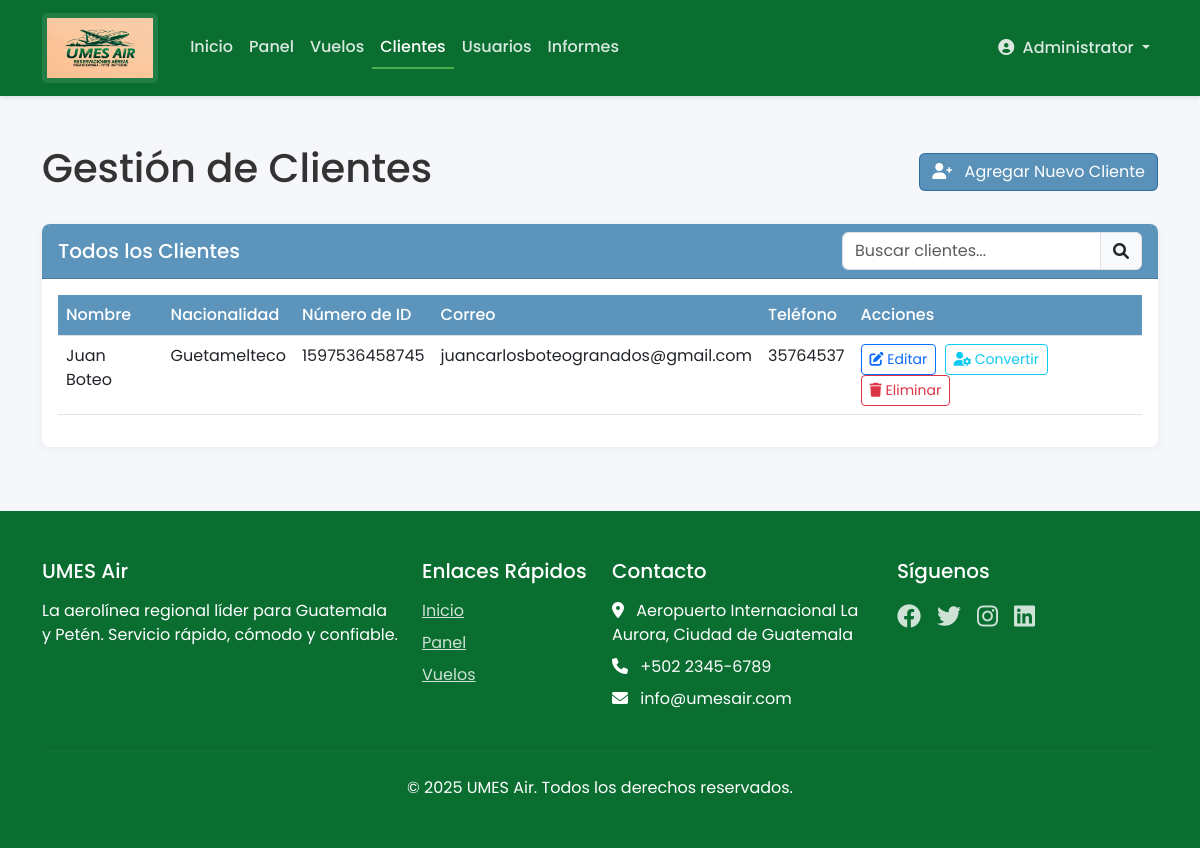
Page /customers (signed in) on the committed database.
### tables this page shows
CREATE TABLE customers (
    id TEXT PRIMARY KEY,
    first_name TEXT NOT NULL,
    last_name TEXT NOT NULL,
    nationality TEXT NOT NULL,
    date_of_birth TEXT NOT NULL,
    gender TEXT NOT NULL CHECK (gender IN ('M', 'F', 'Other')),
    id_number TEXT UNIQUE NOT NULL,  -- Passport or DPI
    email TEXT UNIQUE NOT NULL,
    phone TEXT NOT NULL,
    emergency_contact TEXT NOT NULL
);

### app.py (the view)
@app.route('/customers')
@login_required
@role_required(['admin', 'agent'])
def list_customers():
    conn = get_db_connection()
    customers = conn.execute('SELECT * FROM customers ORDER BY last_name, first_name').fetchall()
    conn.close()
    return render_template('customers/list.html', customers=customers)

### app.py (called while the page is built)
@app.context_processor
def inject_csrf_token():
    return dict(csrf_token=generate_csrf_token)

def get_db_connection():
    conn = sqlite3.connect(app.config['DATABASE'], timeout=30)  # Increased timeout to 30 seconds
    print("Connected to database")
    conn.row_factory = sqlite3.Row
    return conn

@app.before_request
def ensure_db_initialized():
    global _is_first_request
    if _is_first_request:
        _is_first_request = False

def login_required(f):
    @wraps(f)
    def decorated_function(*args, **kwargs):
        if 'user_id' not in session:
            flash('Por favor inicia sesión para acceder a esta página.', 'error')
            return redirect(url_for('login'))
        return f(*args, **kwargs)
    return decorated_function

def role_required(allowed_roles):
    def decorator(f):
        @wraps(f)
        def decorated_function(*args, **kwargs):
            if 'user_role' not in session or session['user_role'] not in allowed_roles:
                flash('No tienes permiso para acceder a esta página.', 'error')
                return redirect(url_for('dashboard'))
            return f(*args, **kwargs)
        return decorated_function
    return decorator

@app.before_request
def setup_before_first_request():
    global _is_first_request
    if _is_first_request:
        init_db()
        _is_first_request = False

### templates/customers/list.html (shortened to what this page needs)
{% extends 'base.html' %}
{% block content %}
<div class="container my-5">
    <div class="d-flex justify-content-between align-items-center mb-4">
        <h1>Gestión de Clientes</h1>
        <a href="{{ url_for('new_customer') }}" class="btn btn-primary">
            <i class="fas fa-user-plus me-2"></i> Agregar Nuevo Cliente
        </a>
    </div>
    <div class="card">
        <div class="card-header">
            <div class="d-flex justify-content-between align-items-center">
                <h5 class="mb-0">Todos los Clientes</h5>
                <div class="input-group" style="width: 300px;">
                    <input type="text" class="form-control" placeholder="Buscar clientes..."
                           onkeyup="filterTable(this, 'customers-table')">
                    <span class="input-group-text"><i class="fas fa-search"></i></span>
                </div>
            </div>
        </div>
        <div class="card-body">
            <div class="table-responsive">
                <table class="table table-hover" id="customers-table">
                    <thead>
                        <tr>
                            <th>Nombre</th>
                            <th>Nacionalidad</th>
                            <th>Número de ID</th>
                            <th>Correo</th>
                            <th>Teléfono</th>
                            <th>Acciones</th>
                        </tr>
                    </thead>
                    <tbody>
                        {% for customer in customers %}
                            <tr>
                                <td>{{ customer.first_name }} {{ customer.last_name }}</td>
                                <td>{{ customer.nationality }}</td>
                                <td>{{ customer.id_number }}</td>
                                <td>{{ customer.email }}</td>
                                <td>{{ customer.phone }}</td>
                                <td>
                                    <a href="{{ url_for('edit_customer', customer_id=customer.id) }}" class="btn btn-sm btn-outline-primary me-1" title="Editar Cliente">
                                        <i class="fas fa-edit"></i> Editar
                                    </a>
                                    {% if session.get('user_role') in ['admin', 'ticketing_agent'] %}
                                        <a href="{{ url_for('convert_customer_to_user_form', customer_id=customer.id) }}" class="btn btn-sm btn-outline-info me-1" title="Convertir a Usuario">
                                            <i class="fas fa-user-cog"></i> Convertir
                                        </a>
                                    {% endif %}
                                    {% if session.get('user_role') == 'admin' %}
                                        <a href="{{ url_for('delete_customer_with_user_prompt', customer_id=customer.id) }}" class="btn btn-sm btn-outline-danger" title="Eliminar Cliente">
                                            <i class="fas fa-trash"></i> Eliminar
                                        </a>
                                    {% endif %}
                                </td>
                            </tr>
                        {% endfor %}
                    </tbody>
                </table>
            </div>
        </div>
    </div>
</div>
{% endblock %}

### static/css/style.css (style rules this page uses)
:root { --primary: #095c97a7; --primary-light: #084f82a7; --secondary: #3AAD57; --accent: #4CAF50; --accent-light: #81C784; --danger: #F44336; --warning: #FFC107; --text-light: #FFFFFF; --text-dark: #333333; --gray-light: #F5F5F5; --gray: #E0E0E0; --gray-dark: #9E9E9E; }
body { font-family: 'Poppins', 'Segoe UI', Tahoma, Geneva, Verdana, sans-serif; color: var(--text-dark); background-color: #F5F7FA; }
.btn-primary { background-color: var(--primary); border-color: var(--primary); }
.card { border-radius: 8px; box-shadow: 0 2px 10px rgba(0, 0, 0, 0.05); border: none; transition: transform 0.2s, box-shadow 0.2s; }
.card-header { background-color: var(--primary); color: white; font-weight: 600; border-radius: 8px 8px 0 0 !important; }
.table th { background-color: var(--primary); color: white; font-weight: 500; }

### rows in the picture
customers: first_name "Juan", last_name "Boteo", nationality "Guetamelteco", id_number "1597536458745", email "juancarlosboteogranados@gmail.com", phone "35764537"

### other values in the picture
{{ session['user_name'] }} "Administrator"
